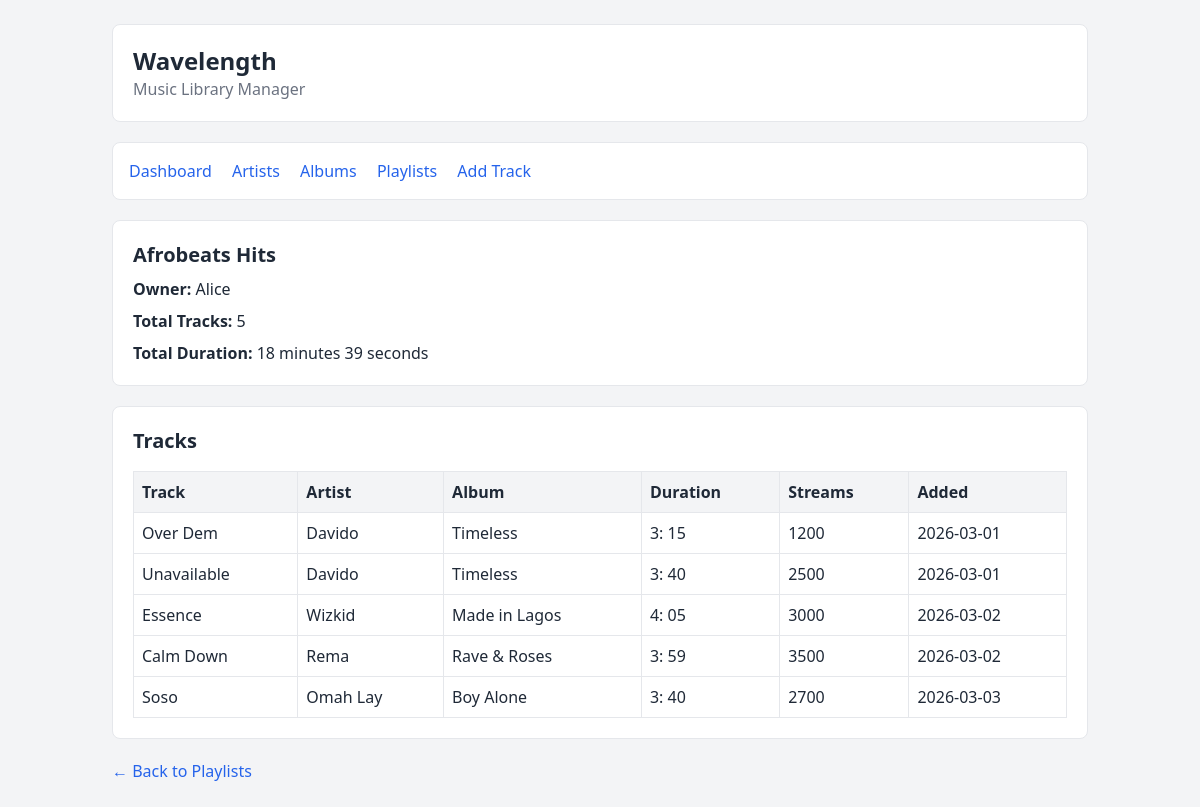
/playlist.php?id=1, run on the app's committed database.
### tables this page shows
CREATE TABLE playlists (
    playlist_id INT AUTO_INCREMENT PRIMARY KEY,
    user_id INT NOT NULL,
    playlist_name VARCHAR(100) NOT NULL,

    CONSTRAINT fk_playlists_user
        FOREIGN KEY (user_id)
        REFERENCES users(user_id)
        ON DELETE CASCADE
);

CREATE TABLE users (
    user_id INT AUTO_INCREMENT PRIMARY KEY,
    username VARCHAR(50) NOT NULL UNIQUE,
    email VARCHAR(100) NOT NULL UNIQUE,
    join_date DATE
);

CREATE TABLE playlist_tracks (
    playlist_id INT NOT NULL,
    track_id INT NOT NULL,
    added_date DATE,

    PRIMARY KEY (playlist_id, track_id),

    CONSTRAINT fk_playlist_tracks_playlist
        FOREIGN KEY (playlist_id)
        REFERENCES playlists(playlist_id)
        ON DELETE CASCADE,

    CONSTRAINT fk_playlist_tracks_track
        FOREIGN KEY (track_id)
        REFERENCES tracks(track_id)
        ON DELETE CASCADE
);

CREATE TABLE tracks (
    track_id INT AUTO_INCREMENT PRIMARY KEY,
    album_id INT NOT NULL,
    title VARCHAR(150) NOT NULL,
    duration_seconds INT,
    stream_count INT DEFAULT 0,

    CONSTRAINT fk_tracks_album
        FOREIGN KEY (album_id)
        REFERENCES albums(album_id)
);

CREATE TABLE artists (
    artist_id INT AUTO_INCREMENT PRIMARY KEY,
    name VARCHAR(100) NOT NULL,
    country VARCHAR(50)
);

CREATE TABLE albums (
    album_id INT AUTO_INCREMENT PRIMARY KEY,
    artist_id INT NOT NULL,
    title VARCHAR(150) NOT NULL,
    release_year YEAR,
    genre VARCHAR(50),

    CONSTRAINT fk_albums_artist
        FOREIGN KEY (artist_id)
        REFERENCES artists(artist_id)
);

### playlist.php (the view, shortened to what this page needs)
<?php
require_once 'db.php';
$playlistId = (int)($_GET['id'] ?? 0);
try {
    $playlistStmt = $pdo->prepare(
        "SELECT
            playlists.playlist_id,
            playlists.playlist_name,
            users.username
         FROM playlists
         INNER JOIN users
            ON playlists.user_id = users.user_id
         WHERE playlists.playlist_id = ?"
    );
    $playlistStmt->execute([$playlistId]);
    $playlist = $playlistStmt->fetch();
    $trackStmt = $pdo->prepare(
        "SELECT
            tracks.track_id,
            tracks.title AS track_title,
            artists.name AS artist_name,
            albums.title AS album_title,
            tracks.duration_seconds,
            tracks.stream_count,
            playlist_tracks.added_date
         FROM playlist_tracks
         INNER JOIN tracks
            ON playlist_tracks.track_id = tracks.track_id
         INNER JOIN albums
            ON tracks.album_id = albums.album_id
         INNER JOIN artists
            ON albums.artist_id = artists.artist_id
         WHERE playlist_tracks.playlist_id = ?
         ORDER BY playlist_tracks.added_date ASC"
    );
    $trackStmt->execute([$playlistId]);
    $tracks = $trackStmt->fetchAll();
    $durationStmt = $pdo->prepare(
        "SELECT COALESCE(SUM(tracks.duration_seconds), 0)
         FROM playlist_tracks
         INNER JOIN tracks
            ON playlist_tracks.track_id = tracks.track_id
         WHERE playlist_tracks.playlist_id = ?"
    );
    $durationStmt->execute([$playlistId]);
    $totalSeconds = (int)$durationStmt->fetchColumn();
    $minutes = floor($totalSeconds / 60);
    $seconds = $totalSeconds % 60;
} catch (PDOException $e) {
    die("Something went wrong while loading the playlist.");
}
?>
<!DOCTYPE html>
<html lang="en">
<head>
    <script src="https://cdn.tailwindcss.com"></script>
</head>
<body class="bg-gray-100 text-gray-800">
<div class="max-w-5xl mx-auto p-6">
    <div class="bg-white border rounded-lg p-5 mb-5">
        <h1 class="text-2xl font-bold">
            Wavelength
        </h1>
        <p class="text-gray-500">
            Music Library Manager
        </p>
    </div>
    <nav class="bg-white border rounded-lg p-4 mb-5">
        <a href="index.php"
           class="mr-4 text-blue-600 hover:underline">
            Dashboard
        </a>
        <a href="artists.php"
           class="mr-4 text-blue-600 hover:underline">
            Artists
        </a>
        <a href="albums.php"
           class="mr-4 text-blue-600 hover:underline">
            Albums
        </a>
        <a href="playlists.php"
           class="mr-4 text-blue-600 hover:underline">
            Playlists
        </a>
        <a href="add_track.php"
           class="text-blue-600 hover:underline">
            Add Track
        </a>
    </nav>
    <div class="bg-white border rounded-lg p-5 mb-5">
        <h2 class="text-xl font-semibold">
            <?= htmlspecialchars($playlist['playlist_name']) ?>
        </h2>
        <p class="mt-2">
            <strong>Owner:</strong>
            <?= htmlspecialchars($playlist['username']) ?>
        </p>
        <p class="mt-2">
            <strong>Total Tracks:</strong>
            <?= count($tracks) ?>
        </p>
        <p class="mt-2">
            <strong>Total Duration:</strong>
            <?= $minutes ?> minutes
            <?= $seconds ?> seconds
        </p>
    </div>
    <div class="bg-white border rounded-lg p-5">
        <h2 class="text-xl font-semibold mb-4">
            Tracks
        </h2>
        <?php if (count($tracks) > 0): ?>
            <div class="overflow-x-auto">
                <table class="w-full border-collapse">
                    <thead>
                        <tr class="bg-gray-100">
                            <th class="border p-2 text-left">
                                Track
                            </th>
                            <th class="border p-2 text-left">
                                Artist
                            </th>
                            <th class="border p-2 text-left">
                                Album
                            </th>
                            <th class="border p-2 text-left">
                                Duration
                            </th>
                            <th class="border p-2 text-left">
                                Streams
                            </th>
                            <th class="border p-2 text-left">
                                Added
                            </th>
                        </tr>
                    </thead>
                    <tbody>
                    <?php foreach ($tracks as $track): ?>
                        <?php
                        $trackMinutes = floor(
                            $track['duration_seconds'] / 60
                        );
                        $trackSeconds =
                            $track['duration_seconds'] % 60;
                        ?>
                        <tr>
                            <td class="border p-2">
                                <?= htmlspecialchars($track['track_title']) ?>
                            </td>
                            <td class="border p-2">
                                <?= htmlspecialchars($track['artist_name']) ?>
                            </td>
                            <td class="border p-2">
                                <?= htmlspecialchars($track['album_title']) ?>
                            </td>
                            <td class="border p-2">
                                <?= $trackMinutes ?>:
                                <?= str_pad(
                                    $trackSeconds,
                                    2,
                                    '0',
                                    STR_PAD_LEFT
                                ) ?>
                            </td>
                            <td class="border p-2">
                                <?= htmlspecialchars($track['stream_count']) ?>
                            </td>
                            <td class="border p-2">
                                <?= $track['added_date']
                                    ? htmlspecialchars($track['added_date'])
                                    : 'Unknown'
                                ?>
                            </td>
                        </tr>
                    <?php endforeach; ?>
                    </tbody>
                </table>
            </div>
        <?php else: ?>
            <p class="text-gray-500">
                This playlist has no tracks yet.
            </p>
        <?php endif; ?>
    </div>
    <p class="mt-5">
        <a
            href="playlists.php"
            class="text-blue-600 hover:underline"
        >
            ← Back to Playlists
        </a>
    </p>
</div>
</body>
</html>

### data on the page
playlists: playlist_name "Afrobeats Hits", user.username "Alice"
playlist_tracks: track.title "Over Dem", artists.name "Davido", albums.title "Timeless", track.duration_seconds "3", track.duration_seconds "15", track.stream_count "1200", added_date "2026-03-01"
playlist_tracks: track.title "Unavailable", artists.name "Davido", albums.title "Timeless", track.duration_seconds "3", track.duration_seconds "40", track.stream_count "2500", added_date "2026-03-01"
playlist_tracks: track.title "Essence", artists.name "Wizkid", albums.title "Made in Lagos", track.duration_seconds "4", track.duration_seconds "05", track.stream_count "3000", added_date "2026-03-02"
playlist_tracks: track.title "Calm Down", artists.name "Rema", albums.title "Rave & Roses", track.duration_seconds "3", track.duration_seconds "59", track.stream_count "3500", added_date "2026-03-02"
playlist_tracks: track.title "Soso", artists.name "Omah Lay", albums.title "Boy Alone", track.duration_seconds "3", track.duration_seconds "40", track.stream_count "2700", added_date "2026-03-03"

### other printed values
count($tracks) "5"
$minutes "18"
$seconds "39"
